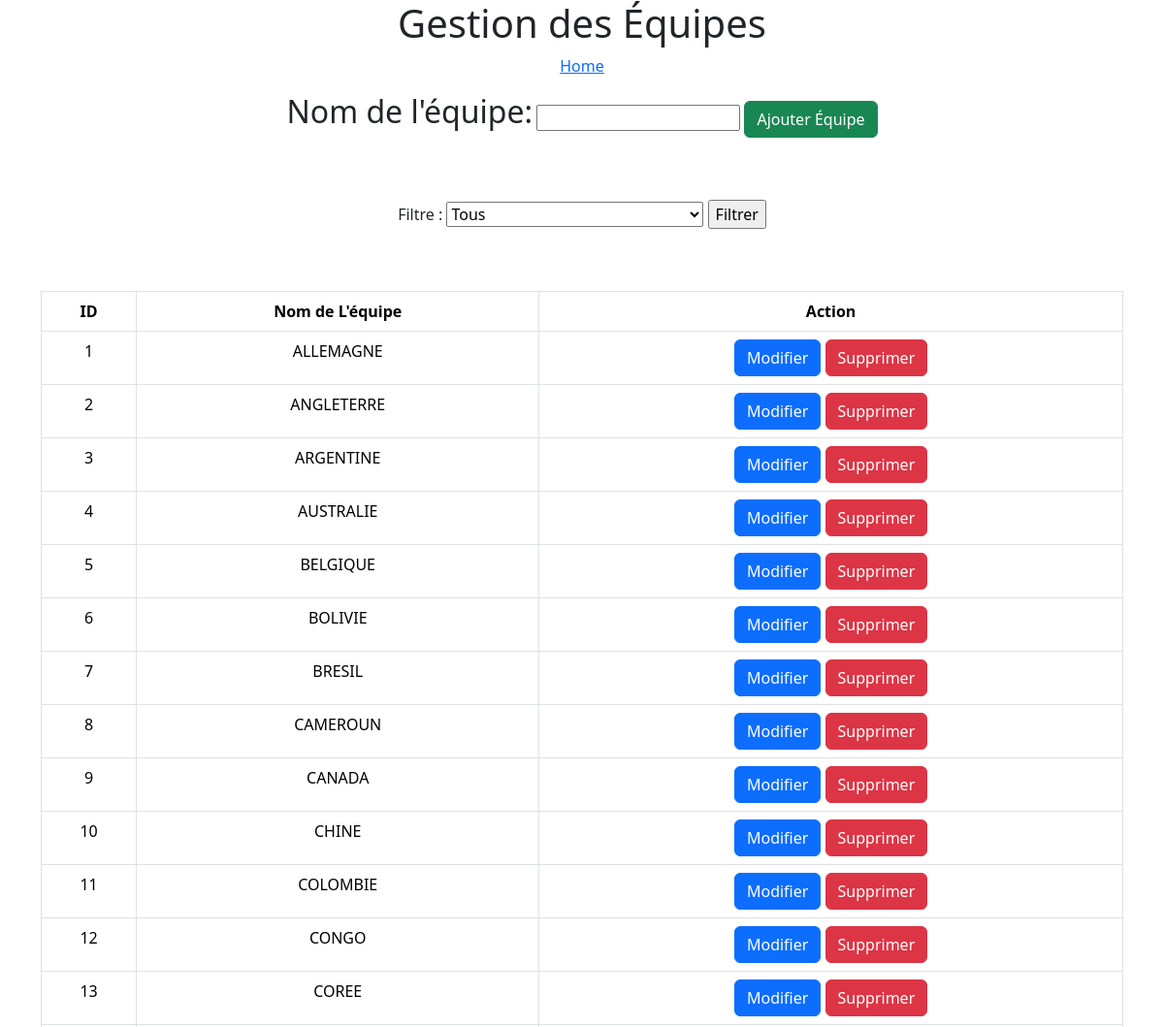
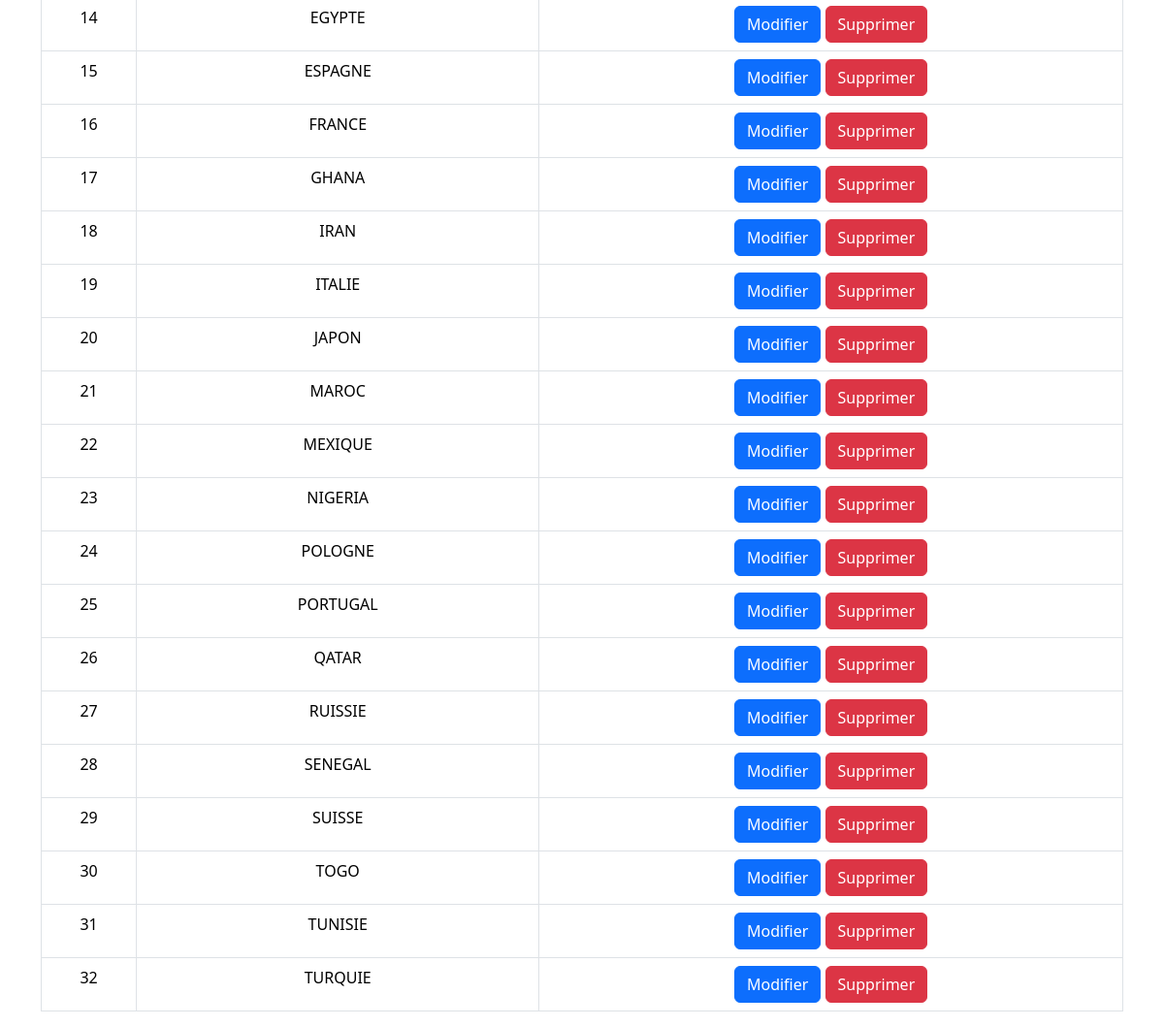
Page /equipes/equipe.php on the committed database (2 pictures, top to bottom).
### tables this page shows
CREATE TABLE IF NOT EXISTS equipe (
  id_equipe int NOT NULL AUTO_INCREMENT,
  nom_equipe varchar(50) NOT NULL,
  PRIMARY KEY (id_equipe),
  UNIQUE KEY nom_equipe (nom_equipe)
);

### equipes/equipe.php (the view, shortened to what this page needs)
<?php
include('config.php');
$query = "SELECT * FROM equipe";
$stmt = $pdo->prepare($query);
$stmt->execute();
$equipes = $stmt->fetchAll(PDO::FETCH_ASSOC);
?>
<!DOCTYPE html>
<html lang="en">
<head>
    <link href="https://cdn.jsdelivr.net/npm/bootstrap@5.3.2/dist/css/bootstrap.min.css" rel="stylesheet">
</head>
<body>
    <h1 class="text-center">Gestion des Équipes</h1>
    <p class="text-center"><a href="../gestion.php">Home</a></p>
    <form method="post" class="text-center">
            <label for="nom_equipe"><h2>Nom de l'équipe: </h2></label>
            <input type="text" name="nom_equipe" class="form-text" id="nom_equipe" required>
        <button type="submit" name="action" class="btn btn-success" value="ajouter">Ajouter Équipe</button>
    </form>
    <br><br>
    <main class="container mt-3 text-center">
        <form method="post" action="" class="mt-3 mb-3">
            <label for="matchFilter">Filtre :</label>
            <select name="matchFilter" id="matchFilter">
                <option value="all">Tous</option>
            </select>
            <input type="submit" name="filter" value="Filtrer">
        </form>
        <br><br>
        <table class="table table-bordered">
                <tr>
                    <th>ID</th>
                    <th>Nom de L'équipe</th>
                    <th>Action</th>
                </tr>
                <?php foreach ($equipes as $equipe): ?>
                    <tr>
                        <td><?php echo $equipe['id_equipe']; ?></td>
                        <td><?php echo $equipe['nom_equipe']; ?></td>
                        <td>
                            <a href="modifier_equipe.php?id=<?php echo $equipe['id_equipe']; ?>" class="btn btn-primary">Modifier</a>
                            <a href="#" onclick="supprimerEquipe(<?php echo $equipe['id_equipe']; ?>)" class="btn btn-danger">Supprimer</a>
                        </td>
                    </tr>
                <?php endforeach; ?>
        </table>
    </main>
</body>
</html>

### rows in the picture
equipe: id_equipe "1", nom_equipe "ALLEMAGNE"
equipe: id_equipe "2", nom_equipe "ANGLETERRE"
equipe: id_equipe "3", nom_equipe "ARGENTINE"
equipe: id_equipe "4", nom_equipe "AUSTRALIE"
equipe: id_equipe "5", nom_equipe "BELGIQUE"
equipe: id_equipe "6", nom_equipe "BOLIVIE"
equipe: id_equipe "7", nom_equipe "BRESIL"
equipe: id_equipe "8", nom_equipe "CAMEROUN"
equipe: id_equipe "9", nom_equipe "CANADA"
equipe: id_equipe "10", nom_equipe "CHINE"
equipe: id_equipe "11", nom_equipe "COLOMBIE"
equipe: id_equipe "12", nom_equipe "CONGO"
equipe: id_equipe "13", nom_equipe "COREE"
equipe: id_equipe "14", nom_equipe "EGYPTE"
equipe: id_equipe "15", nom_equipe "ESPAGNE"
equipe: id_equipe "16", nom_equipe "FRANCE"
equipe: id_equipe "17", nom_equipe "GHANA"
equipe: id_equipe "18", nom_equipe "IRAN"
equipe: id_equipe "19", nom_equipe "ITALIE"
equipe: id_equipe "20", nom_equipe "JAPON"
equipe: id_equipe "21", nom_equipe "MAROC"
equipe: id_equipe "22", nom_equipe "MEXIQUE"
equipe: id_equipe "23", nom_equipe "NIGERIA"
equipe: id_equipe "24", nom_equipe "POLOGNE"
equipe: id_equipe "25", nom_equipe "PORTUGAL"
equipe: id_equipe "26", nom_equipe "QATAR"
equipe: id_equipe "27", nom_equipe "RUISSIE"
equipe: id_equipe "28", nom_equipe "SENEGAL"
equipe: id_equipe "29", nom_equipe "SUISSE"
equipe: id_equipe "30", nom_equipe "TOGO"
equipe: id_equipe "31", nom_equipe "TUNISIE"
equipe: id_equipe "32", nom_equipe "TURQUIE"
